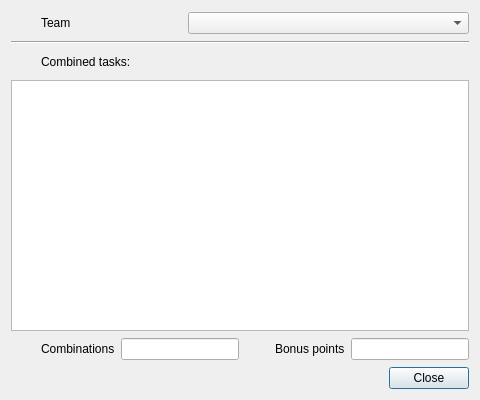
<?xml version="1.0" encoding="UTF-8"?>
<ui version="4.0">
 <class>ComboDialog</class>
 <widget class="QDialog" name="ComboDialog">
  <property name="geometry">
   <rect>
    <x>0</x>
    <y>0</y>
    <width>480</width>
    <height>400</height>
   </rect>
  </property>
  <property name="windowTitle">
   <string>Combinations</string>
  </property>
  <property name="windowIcon">
   <iconset resource="resources.qrc">
    <normaloff>:/icons/combos.png</normaloff>:/icons/combos.png</iconset>
  </property>
  <layout class="QGridLayout" name="gridLayout">
   <item row="1" column="1">
    <widget class="QPushButton" name="buttonClose">
     <property name="text">
      <string>Close</string>
     </property>
     <property name="icon">
      <iconset resource="resources.qrc">
       <normaloff>:/icons/close.png</normaloff>:/icons/close.png</iconset>
     </property>
     <property name="default">
      <bool>true</bool>
     </property>
    </widget>
   </item>
   <item row="1" column="0">
    <spacer name="horizontalSpacer">
     <property name="orientation">
      <enum>Qt::Horizontal</enum>
     </property>
     <property name="sizeHint" stdset="0">
      <size>
       <width>40</width>
       <height>20</height>
      </size>
     </property>
    </spacer>
   </item>
   <item row="0" column="0" colspan="2">
    <layout class="QVBoxLayout" name="layoutCombos" stretch="0,0,0,1,0">
     <item>
      <layout class="QHBoxLayout" name="teamLayout" stretch="0,1,2">
       <item>
        <widget class="QLabel" name="iconTeam">
         <property name="minimumSize">
          <size>
           <width>24</width>
           <height>24</height>
          </size>
         </property>
         <property name="maximumSize">
          <size>
           <width>24</width>
           <height>24</height>
          </size>
         </property>
         <property name="text">
          <string/>
         </property>
         <property name="pixmap">
          <pixmap resource="resources.qrc">:/icons/teams.png</pixmap>
         </property>
         <property name="scaledContents">
          <bool>true</bool>
         </property>
        </widget>
       </item>
       <item>
        <widget class="QLabel" name="labelTeam">
         <property name="text">
          <string>Team</string>
         </property>
        </widget>
       </item>
       <item>
        <widget class="QComboBox" name="comboTeams"/>
       </item>
      </layout>
     </item>
     <item>
      <widget class="Line" name="line">
       <property name="orientation">
        <enum>Qt::Horizontal</enum>
       </property>
      </widget>
     </item>
     <item>
      <layout class="QHBoxLayout" name="lauoutComboTitle">
       <item>
        <widget class="QLabel" name="iconCombined">
         <property name="minimumSize">
          <size>
           <width>24</width>
           <height>24</height>
          </size>
         </property>
         <property name="maximumSize">
          <size>
           <width>24</width>
           <height>24</height>
          </size>
         </property>
         <property name="text">
          <string/>
         </property>
         <property name="pixmap">
          <pixmap resource="resources.qrc">:/icons/tasks.png</pixmap>
         </property>
         <property name="scaledContents">
          <bool>true</bool>
         </property>
        </widget>
       </item>
       <item>
        <widget class="QLabel" name="labelCombined">
         <property name="text">
          <string>Combined tasks:</string>
         </property>
        </widget>
       </item>
      </layout>
     </item>
     <item>
      <widget class="QListView" name="listCombined"/>
     </item>
     <item>
      <layout class="QGridLayout" name="statsLayout">
       <item row="0" column="1">
        <widget class="QLabel" name="labelCombos">
         <property name="text">
          <string>Combinations</string>
         </property>
        </widget>
       </item>
       <item row="0" column="4">
        <widget class="QLabel" name="labelPoints">
         <property name="text">
          <string>Bonus points</string>
         </property>
        </widget>
       </item>
       <item row="0" column="0">
        <widget class="QLabel" name="iconCombos">
         <property name="minimumSize">
          <size>
           <width>24</width>
           <height>24</height>
          </size>
         </property>
         <property name="maximumSize">
          <size>
           <width>24</width>
           <height>24</height>
          </size>
         </property>
         <property name="text">
          <string/>
         </property>
         <property name="pixmap">
          <pixmap resource="resources.qrc">:/icons/combos.png</pixmap>
         </property>
         <property name="scaledContents">
          <bool>true</bool>
         </property>
        </widget>
       </item>
       <item row="0" column="2">
        <widget class="QLineEdit" name="combos">
         <property name="readOnly">
          <bool>true</bool>
         </property>
        </widget>
       </item>
       <item row="0" column="5">
        <widget class="QLineEdit" name="points">
         <property name="readOnly">
          <bool>true</bool>
         </property>
        </widget>
       </item>
       <item row="0" column="3">
        <widget class="QLabel" name="labelBonus">
         <property name="minimumSize">
          <size>
           <width>24</width>
           <height>24</height>
          </size>
         </property>
         <property name="maximumSize">
          <size>
           <width>24</width>
           <height>24</height>
          </size>
         </property>
         <property name="text">
          <string/>
         </property>
         <property name="pixmap">
          <pixmap resource="resources.qrc">:/icons/combo.png</pixmap>
         </property>
         <property name="scaledContents">
          <bool>true</bool>
         </property>
        </widget>
       </item>
      </layout>
     </item>
    </layout>
   </item>
  </layout>
 </widget>
 <resources>
  <include location="resources.qrc"/>
 </resources>
 <connections/>
</ui>
